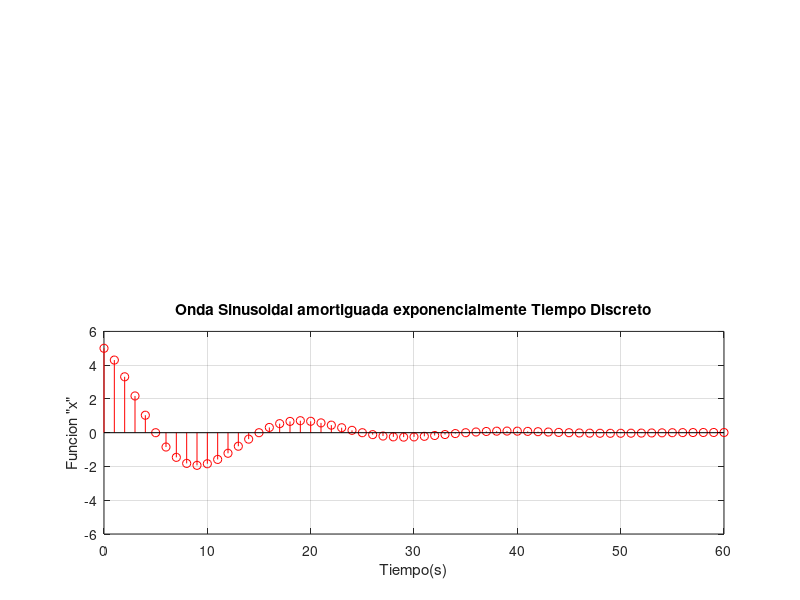

Recreate this plot in MATLAB.
%Tiempo Discreto
subplot(2,1,2),
A=5;
f = 1/20;
T=3*(1/f)
phi=pi/2;
n=0:T;
x=A*exp(-0.1*n).*sin(2*pi*f*n+phi);
stem(n,x,'r'),grid on, ylim([-6 6])
ylabel('Funcion "x"'), 
xlabel('Tiempo(s)'),
title('Onda Sinusoidal amortiguada exponencialmente Tiempo Discreto')